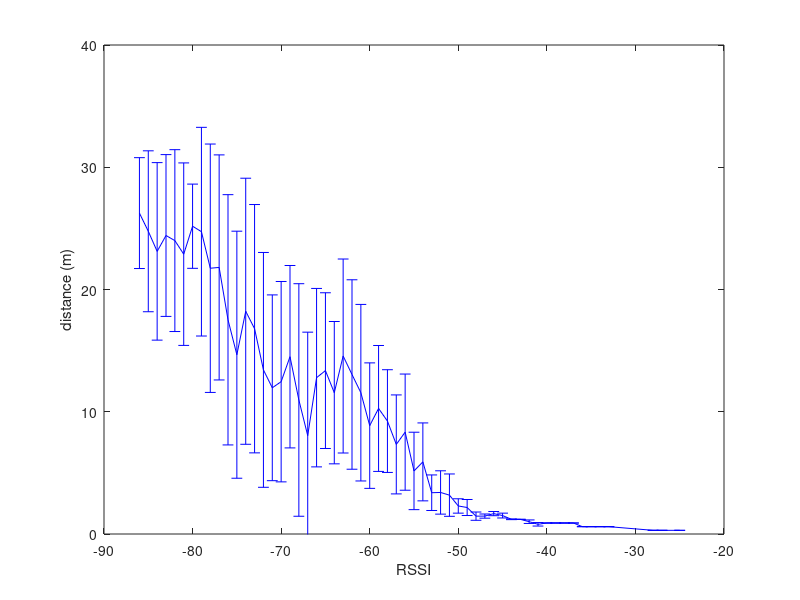

This figure's MATLAB source:
%{
clc;clear all; close all;
dist_rssi_aggr = load('dist_rssi_aggr.txt');
sorted_dist_rssi_aggr = sortrows(dist_rssi_aggr(),-2); 
num_rssi = length(sorted_dist_rssi_aggr);
previous_rssi = 0; 
rssi_list = []; % List of rssi values in descending order
for i=1:num_rssi
    current_rssi = sorted_dist_rssi_aggr(i,2);
    if current_rssi < previous_rssi
        rssi_list = [rssi_list current_rssi];
        dlmwrite(strcat('dist_rssi_',sprintf('%0.1f',current_rssi),'.txt'), sorted_dist_rssi_aggr(i,:), 'delimiter','\t');%, '-append');
    end
    if current_rssi == previous_rssi
        dlmwrite(strcat('dist_rssi_',sprintf('%0.1f',current_rssi),'.txt'), sorted_dist_rssi_aggr(i,:), 'delimiter','\t','-append');
    end
    previous_rssi = current_rssi;
end

max_rssi = max(sorted_dist_rssi_aggr(:,2))
min_rssi = min(sorted_dist_rssi_aggr(:,2))
%

delete 'dist_mean_std_diff_rssi.txt';
for i = rssi_list 
    current_dist_rssi = load(strcat('dist_rssi_',sprintf('%0.1f',i),'.txt'));
    mean_dist = mean(current_dist_rssi(:,1));
    std_dist = std(current_dist_rssi(:,1));
    rssi_mean_std = [i mean_dist std_dist];
    dlmwrite('dist_mean_std_diff_rssi.txt', rssi_mean_std, 'delimiter','\t', '-append');
end
%}
rssi_mean_std = load('dist_mean_std_diff_rssi.txt');
rho_mean = rssi_mean_std(:,2)';
rho_std = rssi_mean_std(:,3)';

figure
x = rssi_mean_std(:,1)';
plot(x,rho_mean,'b');
ylim([0 40]);
ylabel('distance (m)');
xlabel('RSSI');
hold on;
h=errorbar(x,rho_mean,rho_std,'b'); set(h,'linestyle','none');